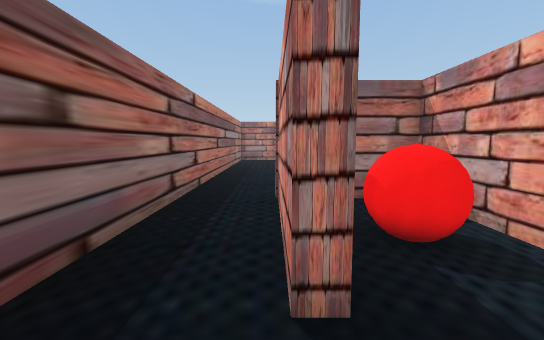
View 1 (above)

24 first-person views from a walk through a Unity game level. The camera is 1.4 m above the floor, tilts 6° down and sees 90° across. The floor is counted in squares, 0.95 m on a side. Each view is taken from the middle of a square. On the plan, view 1 faces up. The plan holds only what a view shows up to about 14 squares ahead; the rest is blank. The place goes on beyond the plan. The player character is not drawn.

View 2
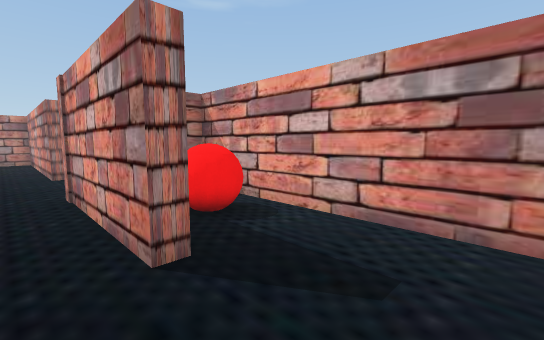

View 3
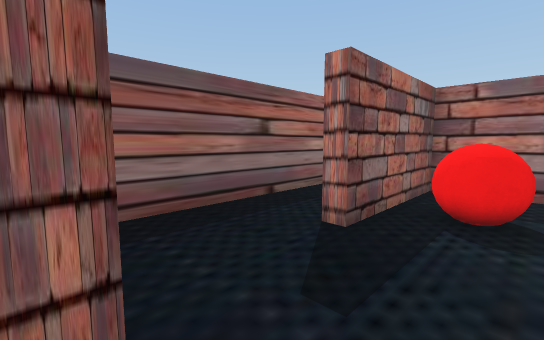

View 4
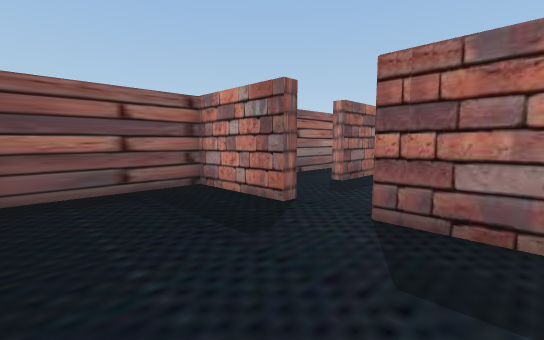

View 5
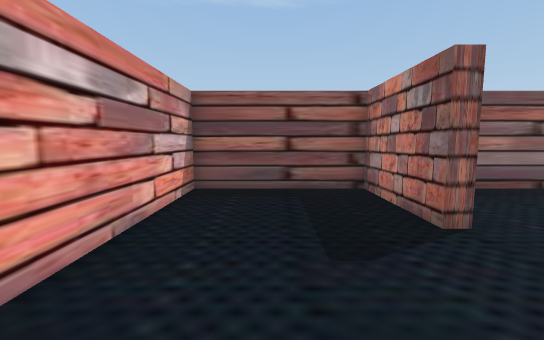

View 6
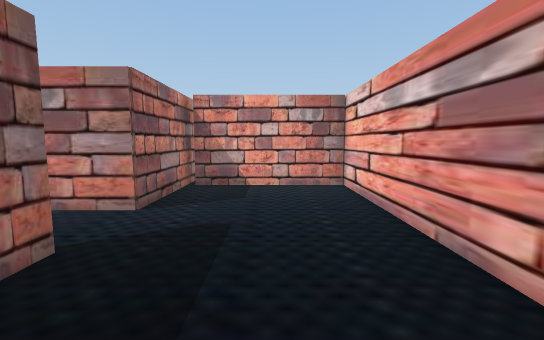

View 7
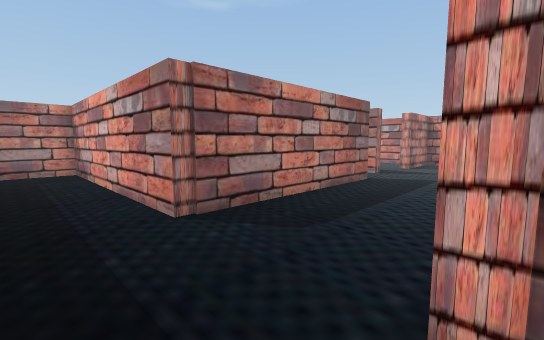

View 8
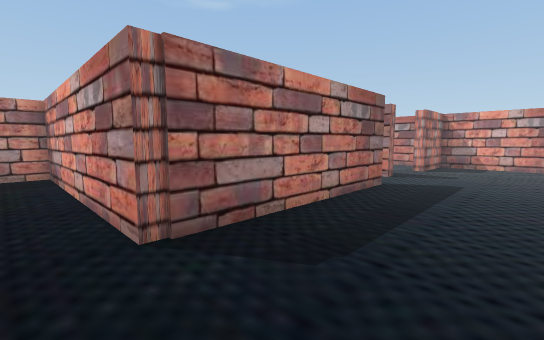

View 9
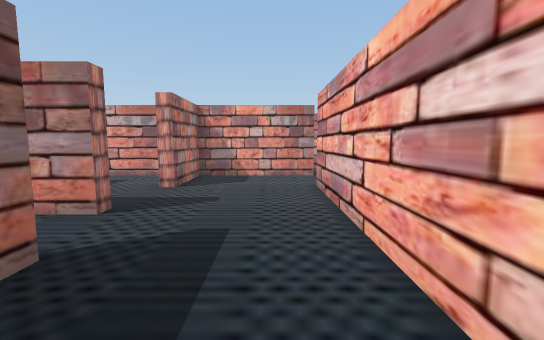

View 10
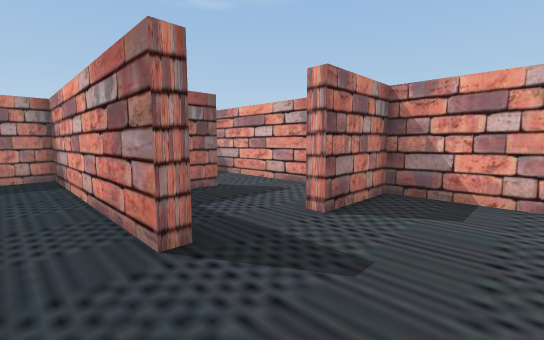

View 11
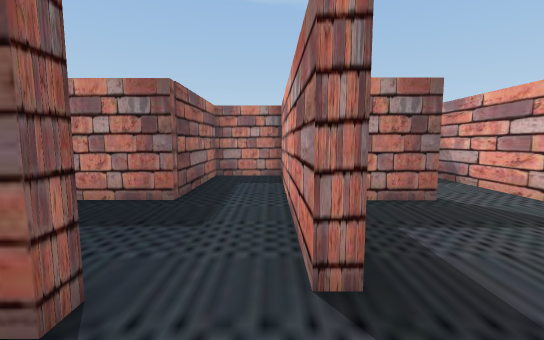

View 12
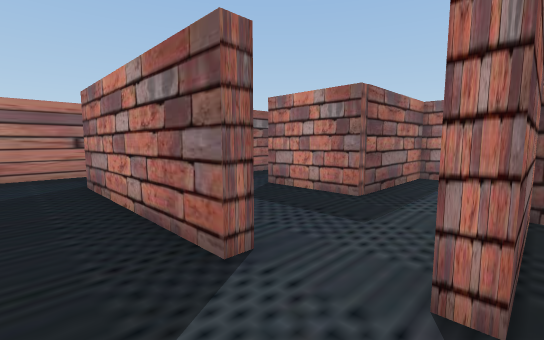

View 13
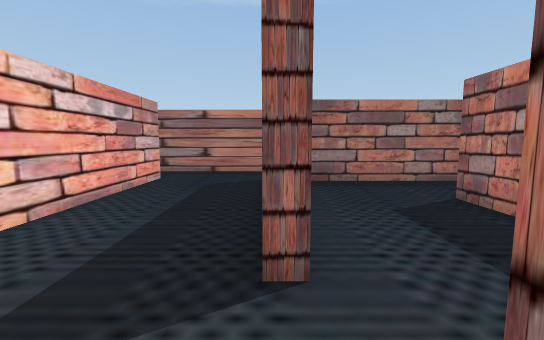

View 14
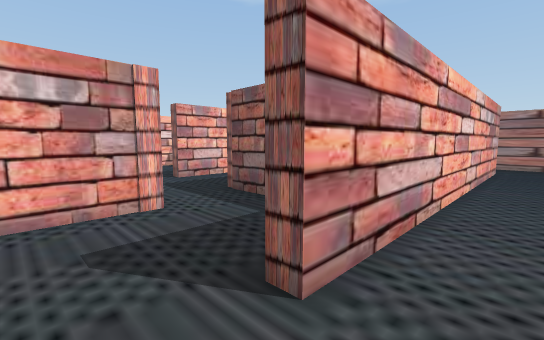

View 15
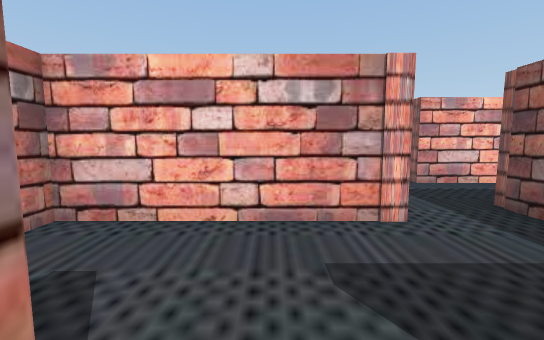

View 16
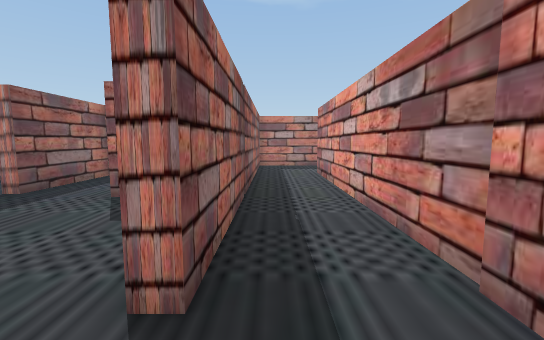

View 17
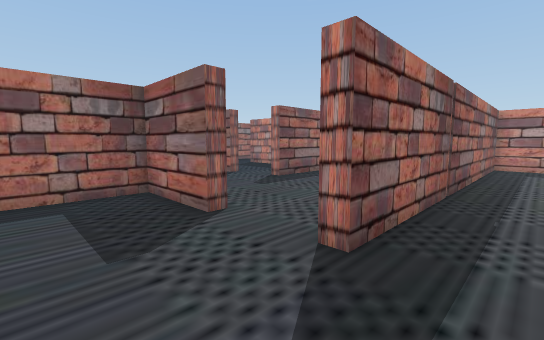

View 18
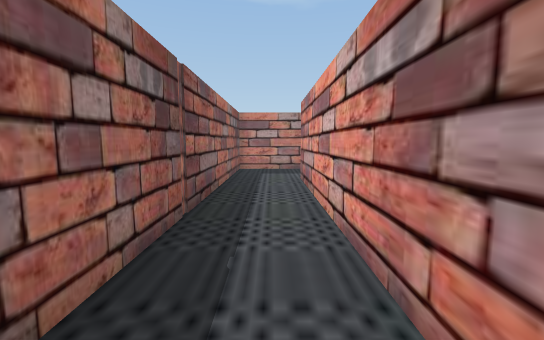

View 19
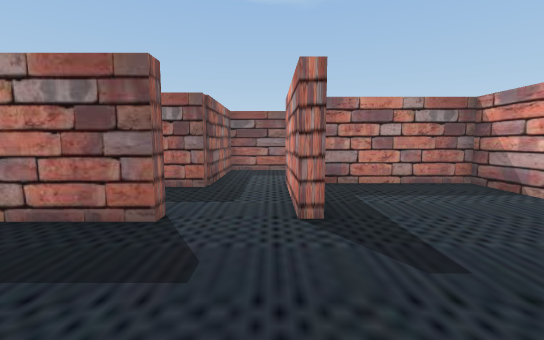

View 20
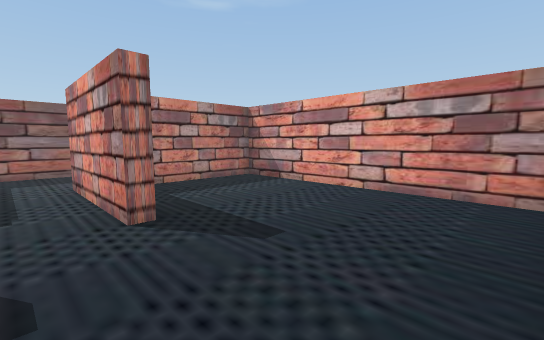

View 21
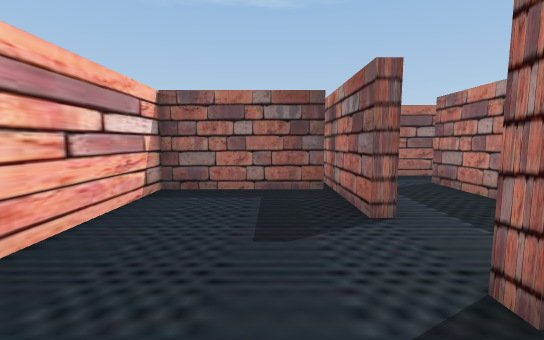

View 22
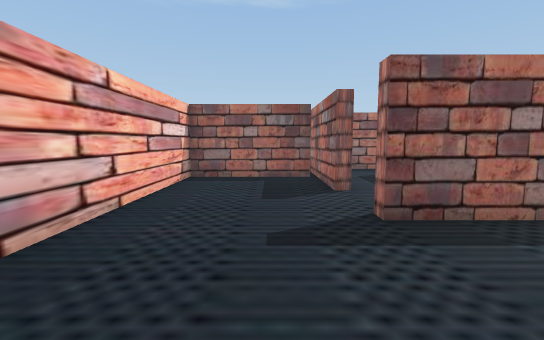

View 23
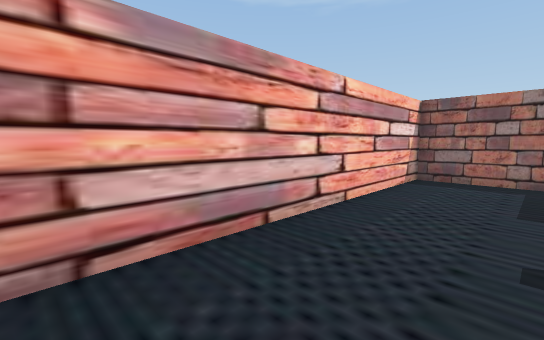

View 24
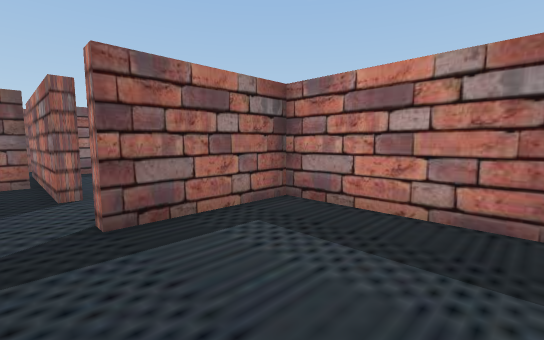

### Floor plan
Points are (right, up) in squares from view 1. A wall is a line through its corners. A room is listed if a view was taken in it or the views show most of it. See-through windows are left out.
Room 1 (views 1, 2, 7)
walls: (3.8, -2.1) (3.8, 7) (0.8, 7) (0.8, 2.1) (0.1, 2.1) (0.1, 7.5); (-2.4, 8.6) (-2.4, -0.6)
ways out: opening at (2.5, -2) to room 2; opening at (-1.5, 7.5) to room 3
objects: red ball (2, 4) to (3, 5)
Room 2 (views 3, 4, 5, 6)
walls: (1.5, -1.5) (1.5, -2.1) (-2.4, -2.1) (-2.4, -7.4) (7.1, -7.4); (7.1, -7.5) (7.1, -2.4); (7, -2.1) (3.8, -2.1)
ways out: opening at (2.5, -2) to room 1
Room 3 (views 8, 9, 10, 11, 12, 13, 14)
walls: (8.3, 12.5) (8.3, 11.9) (0.3, 11.9) (0.3, 21.5); (0.1, 7.5) (14, 7.5); (10.9, 13.6) (10.9, 12.6) (10.4, 12.6) (10.4, 13.6); (-2.4, 14.1) (-2.4, 8.6); (16.8, 8.4) (16.8, 12.1) (13.7, 12.1) (13.7, 12.8)
ways out: opening at (-1.5, 7.5) to room 1; opening at (15.5, 7.5) to room 4; opening at (12.5, 13) to room 6; opening at (9.5, 12.5)
Room 4 (views 15, 16, 17, 18)
walls: (14, 7.5) (14, 7) (10.9, 7) (10.9, 3.5); (20.2, 6.9) (20.2, 17.9); (13.5, 3.1) (20.2, 3.1) (20.2, 3.8); (17.3, 18.5) (17.3, 7.2) (16.8, 7.2) (16.8, 8.4)
ways out: opening at (15.5, 7.5) to room 3; opening at (12.5, 2.5) to room 5; opening at (18.5, 18)
Room 5 (views 19, 20, 21, 22, 23, 24)
walls: (8, -1.6) (10.9, -1.6) (10.9, -2.1) (7, -2.1); (7.6, -2.4) (7.6, -7.5); (10.9, 3.5) (10.9, 1.8) (6.2, 1.8); (7.1, -7.4) (19.1, -7.4); (20.2, -7.1) (20.2, 2.6) (14, 2.6) (14, -1.9) (13.5, -1.9) (13.5, 3.1); (4.3, 3) (4.3, -0.5)
ways out: opening at (12.5, 2.5) to room 4; opening at (5.5, 2)
Room 6 (no view inside)
walls: (14.2, 16.8) (10.9, 16.8) (10.9, 13.6); (16.8, 13.9) (16.8, 17.6)
ways out: opening at (12.5, 13) to room 3; opening at (15.5, 17)

Where each view was taken, in squares from view 1:
view 1: 0 up, 0 right, facing up
view 2: 1 down, 1 left, facing up-right
view 3: 2 down, 3 right, facing up-left
view 4: 7 down, 6 right, facing up-left
view 5: 5 down, 6 right, facing left
view 6: 5 down, 2 left, facing right
view 7: 7 up, 2 left, facing up-right
view 8: 8 up, 1 left, facing up-right
view 9: 9 up, 5 right, facing right
view 10: 9 up, 9 right, facing up-right
view 11: 10 up, 10 right, facing up
view 12: 10 up, 11 right, facing up-left
view 13: 12 up, 11 right, facing left
view 14: 9 up, 16 right, facing down-left
view 15: 8 up, 16 right, facing down
view 16: 5 up, 18 right, facing up
view 17: 4 up, 19 right, facing up-left
view 18: 7 up, 19 right, facing up
view 19: 7 down, 13 right, facing up
view 20: 7 down, 12 right, facing up-right
view 21: 4 down, 16 right, facing left
view 22: 4 down, 19 right, facing left
view 23: 4 down, 19 right, facing down-left
view 24: 3 down, 19 right, facing up-left
